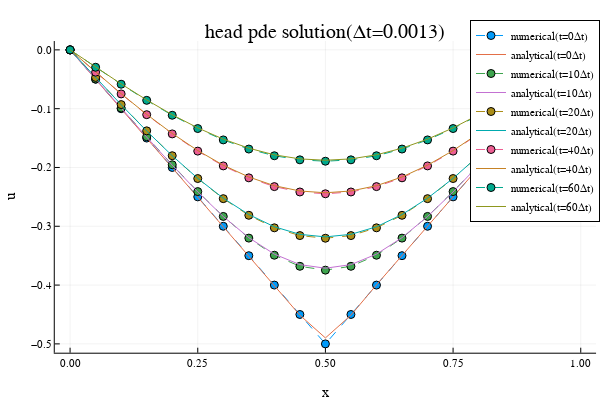

Notebook code cell kept with this figure:
### Code cell
Δt = 0.0013
heat_pde_plots(x,t₁₃,U₁₃;Δt=Δt)
title!("head pde solution(Δt=$Δt)")

### Figure 1 — Plotly figure (JSON) as saved in the notebook; plotly's stock layout.template omitted (floating-point values rounded to 4 significant figures)
{"data": [{"colorbar": {"len": 0.8657, "title": {"text": ""}, "x": 0.9934, "y": 0.5087}, "legendgroup": "numerical(t=0Δt)", "line": {"color": "rgba(0, 154, 250, 1.000)", "dash": "dash", "shape": "linear", "width": 1}, "marker": {"color": "rgba(0, 154, 250, 1.000)", "line": {"color": "rgba(0, 0, 0, 1)", "width": 1}, "size": 8, "symbol": "circle"}, "mode": "lines+markers", "name": "numerical(t=0Δt)", "showlegend": true, "type": "scatter", "x": [0, 0.05, 0.1, 0.15, 0.2, 0.25, 0.3, 0.35, 0.4, 0.45, 0.5, 0.55, 0.6, 0.65, 0.7, 0.75, 0.8, 0.85, 0.9, 0.95, 1], "xaxis": "x", "y": [0, -0.05, -0.1, -0.15, -0.2, -0.25, -0.3, -0.35, -0.4, -0.45, -0.5, -0.45, -0.4, -0.35, -0.3, -0.25, -0.2, -0.15, -0.1, -0.05, 0], "yaxis": "y"}, {"colorbar": {"len": 0.8657, "title": {"text": ""}, "x": 0.9934, "y": 0.5087}, "legendgroup": "analytical(t=0Δt)", "line": {"color": "rgba(227, 111, 71, 1.000)", "dash": "solid", "shape": "linear", "width": 1}, "mode": "lines", "name": "analytical(t=0Δt)", "showlegend": true, "type": "scatter", "x": [0, 0.05, 0.1, 0.15, 0.2, 0.25, 0.3, 0.35, 0.4, 0.45, 0.5, 0.55, 0.6, 0.65, 0.7, 0.75, 0.8, 0.85, 0.9, 0.95, 1], "xaxis": "x", "y": [0, -0.05001, -0.09998, -0.15, -0.2, -0.2501, -0.2999, -0.3502, -0.3996, -0.4512, -0.4899, -0.4512, -0.3996, -0.3502, -0.2999, -0.2501, -0.2, -0.15, -0.09998, -0.05001, -1.954e-18], "yaxis": "y"}, {"colorbar": {"len": 0.8657, "title": {"text": ""}, "x": 0.9934, "y": 0.5087}, "legendgroup": "numerical(t=10Δt)", "line": {"color": "rgba(62, 164, 78, 1.000)", "dash": "dash", "shape": "linear", "width": 1}, "marker": {"color": "rgba(62, 164, 78, 1.000)", "line": {"color": "rgba(0, 0, 0, 1)", "width": 1}, "size": 8, "symbol": "circle"}, "mode": "lines+markers", "name": "numerical(t=10Δt)", "showlegend": true, "type": "scatter", "x": [0, 0.05, 0.1, 0.15, 0.2, 0.25, 0.3, 0.35, 0.4, 0.45, 0.5, 0.55, 0.6, 0.65, 0.7, 0.75, 0.8, 0.85, 0.9, 0.95, 1], "xaxis": "x", "y": [0, -0.04959, -0.09894, -0.1477, -0.1954, -0.241, -0.2832, -0.3201, -0.3492, -0.3681, -0.3746, -0.3681, -0.3492, -0.3201, -0.2832, -0.241, -0.1954, -0.1477, -0.09894, -0.04959, 0], "yaxis": "y"}, {"colorbar": {"len": 0.8657, "title": {"text": ""}, "x": 0.9934, "y": 0.5087}, "legendgroup": "analytical(t=10Δt)", "line": {"color": "rgba(195, 113, 210, 1.000)", "dash": "solid", "shape": "linear", "width": 1}, "mode": "lines", "name": "analytical(t=10Δt)", "showlegend": true, "type": "scatter", "x": [0, 0.05, 0.1, 0.15, 0.2, 0.25, 0.3, 0.35, 0.4, 0.45, 0.5, 0.55, 0.6, 0.65, 0.7, 0.75, 0.8, 0.85, 0.9, 0.95, 1], "xaxis": "x", "y": [0, -0.04977, -0.09932, -0.1483, -0.1961, -0.2416, -0.2834, -0.3194, -0.3474, -0.3652, -0.3713, -0.3652, -0.3474, -0.3194, -0.2834, -0.2416, -0.1961, -0.1483, -0.09932, -0.04977, -3.883e-17], "yaxis": "y"}, {"colorbar": {"len": 0.8657, "title": {"text": ""}, "x": 0.9934, "y": 0.5087}, "legendgroup": "numerical(t=20Δt)", "line": {"color": "rgba(172, 142, 24, 1.000)", "dash": "dash", "shape": "linear", "width": 1}, "marker": {"color": "rgba(172, 142, 24, 1.000)", "line": {"color": "rgba(0, 0, 0, 1)", "width": 1}, "size": 8, "symbol": "circle"}, "mode": "lines+markers", "name": "numerical(t=20Δt)", "showlegend": true, "type": "scatter", "x": [0, 0.05, 0.1, 0.15, 0.2, 0.25, 0.3, 0.35, 0.4, 0.45, 0.5, 0.55, 0.6, 0.65, 0.7, 0.75, 0.8, 0.85, 0.9, 0.95, 1], "xaxis": "x", "y": [0, -0.04688, -0.09305, -0.1377, -0.18, -0.2188, -0.253, -0.2813, -0.3026, -0.3158, -0.3203, -0.3158, -0.3026, -0.2813, -0.253, -0.2188, -0.18, -0.1377, -0.09305, -0.04688, 0], "yaxis": "y"}, {"colorbar": {"len": 0.8657, "title": {"text": ""}, "x": 0.9934, "y": 0.5087}, "legendgroup": "analytical(t=20Δt)", "line": {"color": "rgba(0, 170, 174, 1.000)", "dash": "solid", "shape": "linear", "width": 1}, "mode": "lines", "name": "analytical(t=20Δt)", "showlegend": true, "type": "scatter", "x": [0, 0.05, 0.1, 0.15, 0.2, 0.25, 0.3, 0.35, 0.4, 0.45, 0.5, 0.55, 0.6, 0.65, 0.7, 0.75, 0.8, 0.85, 0.9, 0.95, 1], "xaxis": "x", "y": [0, -0.04704, -0.0933, -0.138, -0.1801, -0.2185, -0.2523, -0.2801, -0.3008, -0.3137, -0.3181, -0.3137, -0.3008, -0.2801, -0.2523, -0.2185, -0.1801, -0.138, -0.0933, -0.04704, -3.677e-17], "yaxis": "y"}, {"colorbar": {"len": 0.8657, "title": {"text": ""}, "x": 0.9934, "y": 0.5087}, "legendgroup": "numerical(t=40Δt)", "line": {"color": "rgba(237, 94, 147, 1.000)", "dash": "dash", "shape": "linear", "width": 1}, "marker": {"color": "rgba(237, 94, 147, 1.000)", "line": {"color": "rgba(0, 0, 0, 1)", "width": 1}, "size": 8, "symbol": "circle"}, "mode": "lines+markers", "name": "numerical(t=40Δt)", "showlegend": true, "type": "scatter", "x": [0, 0.05, 0.1, 0.15, 0.2, 0.25, 0.3, 0.35, 0.4, 0.45, 0.5, 0.55, 0.6, 0.65, 0.7, 0.75, 0.8, 0.85, 0.9, 0.95, 1], "xaxis": "x", "y": [0, -0.03791, -0.07494, -0.1102, -0.1429, -0.1722, -0.1973, -0.2176, -0.2326, -0.2417, -0.2448, -0.2417, -0.2326, -0.2176, -0.1973, -0.1722, -0.1429, -0.1102, -0.07494, -0.03791, 0], "yaxis": "y"}, {"colorbar": {"len": 0.8657, "title": {"text": ""}, "x": 0.9934, "y": 0.5087}, "legendgroup": "analytical(t=40Δt)", "line": {"color": "rgba(198, 130, 37, 1.000)", "dash": "solid", "shape": "linear", "width": 1}, "mode": "lines", "name": "analytical(t=40Δt)", "showlegend": true, "type": "scatter", "x": [0, 0.05, 0.1, 0.15, 0.2, 0.25, 0.3, 0.35, 0.4, 0.45, 0.5, 0.55, 0.6, 0.65, 0.7, 0.75, 0.8, 0.85, 0.9, 0.95, 1], "xaxis": "x", "y": [0, -0.03775, -0.0746, -0.1097, -0.1422, -0.1712, -0.1961, -0.2162, -0.231, -0.24, -0.243, -0.24, -0.231, -0.2162, -0.1961, -0.1712, -0.1422, -0.1097, -0.0746, -0.03775, -2.955e-17], "yaxis": "y"}, {"colorbar": {"len": 0.8657, "title": {"text": ""}, "x": 0.9934, "y": 0.5087}, "legendgroup": "numerical(t=60Δt)", "line": {"color": "rgba(0, 169, 141, 1.000)", "dash": "dash", "shape": "linear", "width": 1}, "marker": {"color": "rgba(0, 169, 141, 1.000)", "line": {"color": "rgba(0, 0, 0, 1)", "width": 1}, "size": 8, "symbol": "circle"}, "mode": "lines+markers", "name": "numerical(t=60Δt)", "showlegend": true, "type": "scatter", "x": [0, 0.05, 0.1, 0.15, 0.2, 0.25, 0.3, 0.35, 0.4, 0.45, 0.5, 0.55, 0.6, 0.65, 0.7, 0.75, 0.8, 0.85, 0.9, 0.95, 1], "xaxis": "x", "y": [0, -0.02958, -0.05843, -0.08586, -0.1112, -0.1338, -0.1531, -0.1687, -0.1801, -0.187, -0.1894, -0.187, -0.1801, -0.1687, -0.1531, -0.1338, -0.1112, -0.08586, -0.05843, -0.02958, 0], "yaxis": "y"}, {"colorbar": {"len": 0.8657, "title": {"text": ""}, "x": 0.9934, "y": 0.5087}, "legendgroup": "analytical(t=60Δt)", "line": {"color": "rgba(142, 151, 30, 1.000)", "dash": "solid", "shape": "linear", "width": 1}, "mode": "lines", "name": "analytical(t=60Δt)", "showlegend": true, "type": "scatter", "x": [0, 0.05, 0.1, 0.15, 0.2, 0.25, 0.3, 0.35, 0.4, 0.45, 0.5, 0.55, 0.6, 0.65, 0.7, 0.75, 0.8, 0.85, 0.9, 0.95, 1], "xaxis": "x", "y": [0, -0.02934, -0.05796, -0.08516, -0.1103, -0.1327, -0.1518, -0.1672, -0.1785, -0.1854, -0.1877, -0.1854, -0.1785, -0.1672, -0.1518, -0.1327, -0.1103, -0.08516, -0.05796, -0.02934, -2.297e-17], "yaxis": "y"}], "layout": {"annotations": [{"font": {"color": "rgba(0, 0, 0, 1)", "family": "sans-serif", "size": 20}, "rotation": 0, "showarrow": false, "text": "head pde solution(Δt=0.0013)", "x": 0.5424, "xanchor": "center", "xref": "paper", "y": 1, "yanchor": "top", "yref": "paper"}], "height": 400, "legend": {"bgcolor": "rgba(255, 255, 255, 1.000)", "bordercolor": "rgba(0, 0, 0, 1)", "borderwidth": 1, "font": {"color": "rgba(0, 0, 0, 1)", "family": "sans-serif", "size": 11}, "title": {"font": {"color": "rgba(0, 0, 0, 1)", "family": "sans-serif", "size": 15}, "text": ""}, "tracegroupgap": 0, "traceorder": "normal", "x": 1, "xanchor": "auto", "y": 1, "yanchor": "auto"}, "margin": {"b": 20, "l": 0, "r": 0, "t": 20}, "paper_bgcolor": "rgba(255, 255, 255, 1.000)", "plot_bgcolor": "rgba(255, 255, 255, 1.000)", "showlegend": true, "width": 600, "xaxis": {"anchor": "y", "domain": [0.09128, 0.9934], "gridcolor": "rgba(0, 0, 0, 0.1)", "gridwidth": 0.5, "linecolor": "rgba(0, 0, 0, 1)", "mirror": false, "range": [-0.03, 1.03], "showgrid": true, "showline": true, "showticklabels": true, "tickangle": 0, "tickcolor": "rgb(0, 0, 0)", "tickfont": {"color": "rgba(0, 0, 0, 1)", "family": "sans-serif", "size": 11}, "tickmode": "array", "ticks": "inside", "ticktext": ["0.00", "0.25", "0.50", "0.75", "1.00"], "tickvals": [0, 0.25, 0.5, 0.75, 1], "title": {"font": {"color": "rgba(0, 0, 0, 1)", "family": "sans-serif", "size": 15}, "text": "x"}, "type": "linear", "visible": true, "zeroline": false, "zerolinecolor": "rgba(0, 0, 0, 1)"}, "yaxis": {"anchor": "x", "domain": [0.07581, 0.9415], "gridcolor": "rgba(0, 0, 0, 0.1)", "gridwidth": 0.5, "linecolor": "rgba(0, 0, 0, 1)", "mirror": false, "range": [-0.515, 0.015], "showgrid": true, "showline": true, "showticklabels": true, "tickangle": 0, "tickcolor": "rgb(0, 0, 0)", "tickfont": {"color": "rgba(0, 0, 0, 1)", "family": "sans-serif", "size": 11}, "tickmode": "array", "ticks": "inside", "ticktext": ["−0.5", "−0.4", "−0.3", "−0.2", "−0.1", "0.0"], "tickvals": [-0.5, -0.4, -0.3, -0.2, -0.1, 0], "title": {"font": {"color": "rgba(0, 0, 0, 1)", "family": "sans-serif", "size": 15}, "text": "u"}, "type": "linear", "visible": true, "zeroline": false, "zerolinecolor": "rgba(0, 0, 0, 1)"}}}
